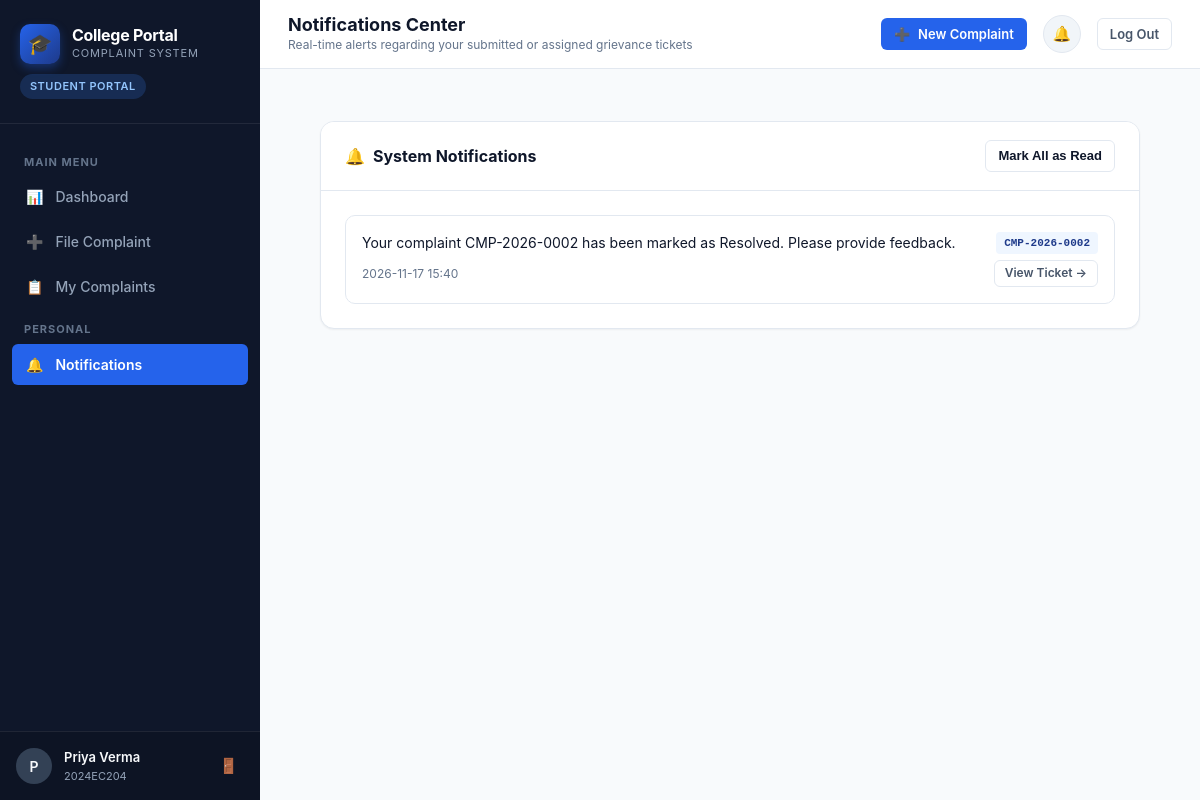
The app's page /notifications (signed in) with its own data.
### tables this page shows
CREATE TABLE users (
    id INTEGER PRIMARY KEY AUTOINCREMENT,
    username TEXT UNIQUE NOT NULL,
    password_hash TEXT NOT NULL,
    full_name TEXT NOT NULL,
    email TEXT UNIQUE NOT NULL,
    role TEXT NOT NULL CHECK(role IN ('student', 'staff', 'admin')),
    department_id INTEGER,
    phone TEXT,
    roll_number TEXT,
    created_at TIMESTAMP DEFAULT CURRENT_TIMESTAMP,
    FOREIGN KEY (department_id) REFERENCES departments(id) ON DELETE SET NULL
);

CREATE TABLE notifications (
    id INTEGER PRIMARY KEY AUTOINCREMENT,
    user_id INTEGER NOT NULL,
    complaint_id INTEGER,
    message TEXT NOT NULL,
    is_read INTEGER NOT NULL DEFAULT 0 CHECK(is_read IN (0, 1)),
    created_at TIMESTAMP DEFAULT CURRENT_TIMESTAMP,
    FOREIGN KEY (user_id) REFERENCES users(id) ON DELETE CASCADE,
    FOREIGN KEY (complaint_id) REFERENCES complaints(id) ON DELETE CASCADE
);

CREATE TABLE complaints (
    id INTEGER PRIMARY KEY AUTOINCREMENT,
    ticket_id TEXT UNIQUE NOT NULL,
    student_id INTEGER NOT NULL,
    category TEXT NOT NULL CHECK(category IN ('Hostel', 'Classroom', 'Wi-Fi', 'Maintenance', 'Other')),
    title TEXT NOT NULL,
    description TEXT NOT NULL,
    location TEXT,
    department_id INTEGER,
    assigned_to INTEGER,
    status TEXT NOT NULL DEFAULT 'Pending' CHECK(status IN ('Pending', 'Assigned', 'In Progress', 'Resolved', 'Closed')),
    created_at TIMESTAMP DEFAULT CURRENT_TIMESTAMP,
    updated_at TIMESTAMP DEFAULT CURRENT_TIMESTAMP,
    FOREIGN KEY (student_id) REFERENCES users(id) ON DELETE CASCADE,
    FOREIGN KEY (department_id) REFERENCES departments(id) ON DELETE SET NULL,
    FOREIGN KEY (assigned_to) REFERENCES users(id) ON DELETE SET NULL
);

### app.py (the view)
@app.route('/notifications')
@login_required
def notifications():
    db = get_db()
    user_id = g.user['id']
    all_notifications = db.execute(
        """
        SELECT n.*, c.ticket_id
        FROM notifications n
        LEFT JOIN complaints c ON n.complaint_id = c.id
        WHERE n.user_id = ?
        ORDER BY n.created_at DESC
        """,
        (user_id,)
    ).fetchall()
    return render_template('notifications.html', notifications=all_notifications)

### app.py (called while the page is built)
def get_current_user():
    user_id = session.get('user_id')
    if not user_id:
        return None
    db = get_db()
    user = db.execute(
        """
        SELECT u.*, d.name AS department_name, d.code AS department_code
        FROM users u
        LEFT JOIN departments d ON u.department_id = d.id
        WHERE u.id = ?
        """,
        (user_id,)
    ).fetchone()
    return user

@app.before_request
def load_logged_in_user():
    g.user = get_current_user()
    if g.user:
        db = get_db()
        unread_count = db.execute(
            "SELECT COUNT(*) FROM notifications WHERE user_id = ? AND is_read = 0",
            (g.user['id'],)
        ).fetchone()[0]
        g.unread_notifications_count = unread_count
    else:
        g.unread_notifications_count = 0

@app.context_processor
def inject_global_vars():
    return {
        'current_user': g.user,
        'unread_count': g.unread_notifications_count,
        'current_year': datetime.now().year
    }

def login_required(f):
    @wraps(f)
    def decorated_function(*args, **kwargs):
        if g.user is None:
            flash("Please log in to access this page.", "warning")
            return redirect(url_for('login', next=request.url))
        return f(*args, **kwargs)
    return decorated_function

### database.py (called while the page is built)
def get_db_path():
    return os.environ.get('COMPLAINTS_DB_PATH', DEFAULT_DB_PATH)

def get_db():
    db_path = get_db_path()
    os.makedirs(os.path.dirname(db_path), exist_ok=True)
    conn = sqlite3.connect(db_path)
    conn.row_factory = sqlite3.Row
    conn.execute("PRAGMA foreign_keys = ON;")
    return conn

### templates/notifications.html (shortened to what this page needs)
{% extends "base.html" %}
{% block page_title %}Notifications Center{% endblock %}
{% block breadcrumb %}Real-time alerts regarding your submitted or assigned grievance tickets{% endblock %}
{% block content %}
<div style="max-width: 820px; margin: 0 auto;">
  <div class="card">
    <div class="card-header">
      <h3><span>🔔</span> System Notifications</h3>
      {% if notifications %}
        <form action="{{ url_for('mark_all_notifications_read') }}" method="POST" style="margin: 0;">
          <button type="submit" class="btn btn-outline btn-sm">Mark All as Read</button>
        </form>
      {% endif %}
    </div>
    <div class="card-body">
      {% if notifications %}
        <div style="display: flex; flex-direction: column; gap: 12px;">
          {% for n in notifications %}
            <div style="padding: 16px; border-radius: var(--radius-md); border: 1px solid var(--border-color); background: {% if not n.is_read %}#eff6ff{% else %}#ffffff{% endif %}; transition: all 0.15s ease;">
              <div style="display: flex; justify-content: space-between; align-items: flex-start; gap: 12px; margin-bottom: 6px;">
                <div style="display: flex; align-items: center; gap: 8px;">
                  <span style="font-size: 14px; color: var(--text-primary); font-weight: {% if not n.is_read %}600{% else %}400{% endif %};">
                    {{ n.message }}
                  </span>
                </div>
                {% if n.ticket_id %}
                  <span class="ticket-code" style="font-size: 11px;">{{ n.ticket_id }}</span>
                {% endif %}
              </div>
              <div style="display: flex; justify-content: space-between; align-items: center; font-size: 12px; color: var(--text-muted); padding-left: {% if not n.is_read %}16px{% else %}0{% endif %};">
                <span>{{ n.created_at[:16] }}</span>
                {% if n.complaint_id %}
                  <a href="{{ url_for('mark_notification_read', id=n.id) }}" class="btn btn-secondary btn-sm" style="padding: 4px 10px; font-size: 12px;">
                    View Ticket &rarr;
                  </a>
                {% endif %}
              </div>
            </div>
          {% endfor %}
        </div>
      {% else %}
        <div class="empty-state">
          <div class="empty-state-icon">🔕</div>
          <h4>No notifications found</h4>
          <p>You're all caught up! New updates on complaints will appear here.</p>
        </div>
      {% endif %}
    </div>
  </div>
</div>
{% endblock %}

### templates/base.html (shortened to what this page needs)
<!DOCTYPE html>
<html lang="en">
<head>
  <link rel="stylesheet" href="{{ url_for('static', filename='css/style.css') }}">
</head>
<body>
{% if current_user %}
<div class="app-wrapper">
  <aside class="app-sidebar" id="appSidebar">
    <div class="sidebar-header">
      <a href="{{ url_for('index') }}" class="brand-link">
        <div class="brand-icon">🎓</div>
        <div class="brand-text">
          <h1>College Portal</h1>
          <span>Complaint System</span>
        </div>
      </a>
      {% if current_user.role == 'student' %}
        <span class="sidebar-role-badge role-student">Student Portal</span>
      {% elif current_user.role == 'staff' %}
        <span class="sidebar-role-badge role-staff">Staff Desk</span>
      {% elif current_user.role == 'admin' %}
        <span class="sidebar-role-badge role-admin">Admin Console</span>
      {% endif %}
    </div>
    <nav class="sidebar-nav">
      {% if current_user.role == 'student' %}
        <div class="nav-section-title">Main Menu</div>
        <div class="nav-item">
          <a href="{{ url_for('student_dashboard') }}" class="nav-link {% if request.endpoint == 'student_dashboard' %}active{% endif %}">
            <span>📊</span> Dashboard
          </a>
        </div>
        <div class="nav-item">
          <a href="{{ url_for('submit_complaint') }}" class="nav-link {% if request.endpoint == 'submit_complaint' %}active{% endif %}">
            <span>➕</span> File Complaint
          </a>
        </div>
        <div class="nav-item">
          <a href="{{ url_for('student_complaints') }}" class="nav-link {% if request.endpoint == 'student_complaints' %}active{% endif %}">
            <span>📋</span> My Complaints
          </a>
        </div>
      {% endif %}
      <div class="nav-section-title">Personal</div>
      <div class="nav-item">
        <a href="{{ url_for('notifications') }}" class="nav-link {% if request.endpoint == 'notifications' %}active{% endif %}">
          <span>🔔</span> Notifications
        </a>
      </div>
    </nav>
    <div class="sidebar-footer">
      <div class="user-profile-snippet">
        <div class="user-avatar">
          {{ current_user.full_name[:1] }}
        </div>
        <div class="user-info">
          <div class="name">{{ current_user.full_name }}</div>
          <div class="meta">
            {% if current_user.role == 'student' %}
              {{ current_user.roll_number or 'Student' }}
            {% elif current_user.role == 'staff' %}
              {{ current_user.department_code or 'Staff' }}
            {% else %}
              System Admin
            {% endif %}
          </div>
        </div>
        <a href="{{ url_for('logout') }}" class="logout-icon-btn" title="Log out">
          <span>🚪</span>
        </a>
      </div>
    </div>
  </aside>
  <div class="app-main">
    <header class="top-header">
      <div class="header-left">
        <div class="page-title-group">
          <h2>{% block page_title %}Dashboard{% endblock %}</h2>
          <div class="breadcrumb">{% block breadcrumb %}College Complaint & Resolution System{% endblock %}</div>
        </div>
      </div>
      <div class="header-right">
        {% if current_user.role == 'student' %}
          <a href="{{ url_for('submit_complaint') }}" class="btn btn-primary btn-sm">
            <span>➕</span> New Complaint
          </a>
        {% endif %}
        <a href="{{ url_for('notifications') }}" class="header-action-btn" title="Notifications">
          <span>🔔</span>
        </a>
        <a href="{{ url_for('logout') }}" class="btn btn-secondary btn-sm" title="Log Out">
          Log Out
        </a>
      </div>
    </header>
    <main class="content-body">
      {% block content %}{% endblock %}
    </main>
  </div>
</div>
{% endif %}
</body>
</html>

### records on screen
users: full_name "P", full_name "Priya Verma", roll_number "2024EC204"
notifications: message "Your complaint CMP-2026-0002 has been marked as Resolved. Please provide feedback.", ticket_id "CMP-2026-0002", created_at "2026-11-17 15:40"
